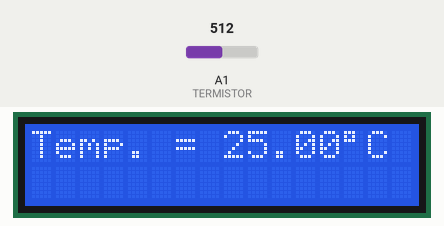
This sketch was run on a simulated Arduino Uno, built with avr-gcc and run on an emulated ATmega328P. On the bench: 16×2 character LCD. The test bench sets the inputs (shaded band); at power-on: A1 (TERMISTOR) = 512. What the sketch prints to the serial monitor is not drawn.

Above: at 1.2 s.
1.3 s: A1 (TERMISTOR) set to 354
At 3.1 s:
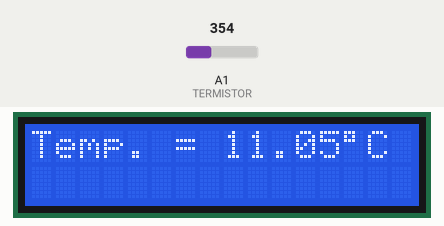
3.5 s: A1 (TERMISTOR) set to 325
At 4.9 s:
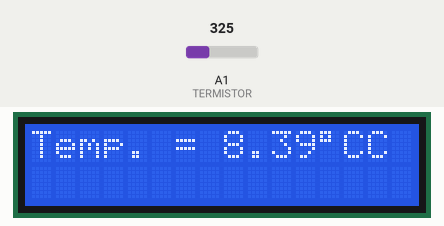
5.5 s: A1 (TERMISTOR) set to 306
At 6.6 s:
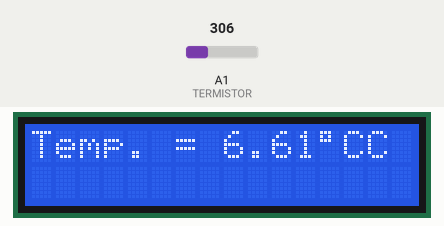
Timing chart, 0 to 8.5 s (numbered marks = the images above; inputs shaded):
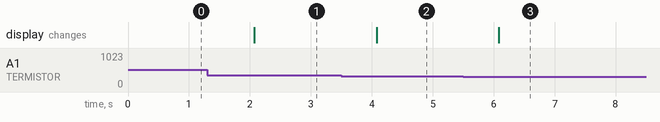

The sketch:

sketch_jun03aNTC5MM10KThermistorV2.ino
```cpp
#include <LiquidCrystal.h>
#include <math.h>

const int TERMISTOR = A1;

double obterTemperatura(int termistor) {
  double tempK, tempC;
  tempK = log(10000.0 * (1024.0 / termistor - 1));
  tempK = 1 / (0.001129148 + (0.000234125 + (0.0000000876741 * tempK * tempK)) *
               tempK);
  tempC = tempK - 273.15;
  return tempC;
}


LiquidCrystal lcd(12, 11, 5, 4, 3, 2);

void setup() {
  Serial.begin(9600);
  lcd.begin(16, 2);
}

void loop() {

  int termistor = analogRead(TERMISTOR);
  float temperature = obterTemperatura(termistor); //calcula a temperatura

  //Imprimindo no monitor serial
  Serial.print("Temperatura: ");
  Serial.print(temperature);
  Serial.println("°C");

  //imprimindo no LCD
  lcd.setCursor(0, 0); // Define o cursor na posição de início
  lcd.print("Temp. = ");
  lcd.print(temperature);
  lcd.write(B11011111); // Imprime o símbolo de grau
  lcd.print("C");

  delay(1000);
}
```

Measured:
- the behaviour switches between 343 and 342 on A1 (TERMISTOR) (found by bisection; images 1 and 2)
- after the input at 1.3 s, the display: changes after 0.77 s (image 1)
- after the input at 3.5 s, the display: changes after 0.58 s (image 2)
- after the input at 5.5 s, the display: changes after 0.59 s (image 3)
